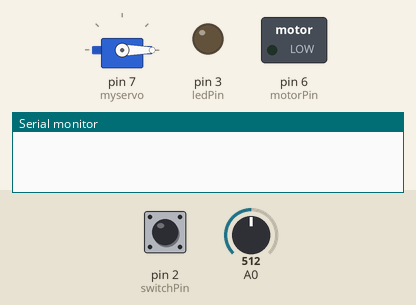
Simulated run of this sketch. Board: Arduino Uno, built with avr-gcc and run on an emulated ATmega328P. Parts: servo, switched loads named in the sketch (green lamp = pin HIGH), output pins drawn as LEDs (lit = HIGH), the last lines printed to the serial monitor. Inputs (shaded band) come from the test bench; at power-on: pin 2 (switchPin) LOW, A0 = 512.

Above: at 1.8 s.
1.9 s: pin 2 (switchPin) pulled HIGH for 0.6 s
At 2.8 s:
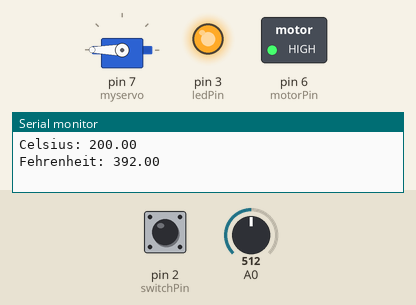
4.5 s: pin 2 (switchPin) pulled HIGH for 3.2 s
At 9.2 s:
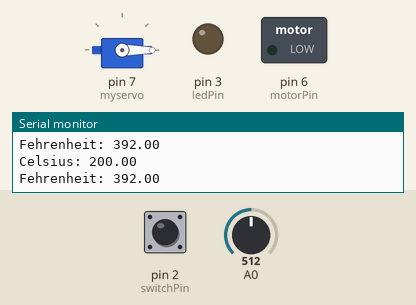
Timing chart, 0 to 10.7 s (numbered marks = the images above; inputs shaded):
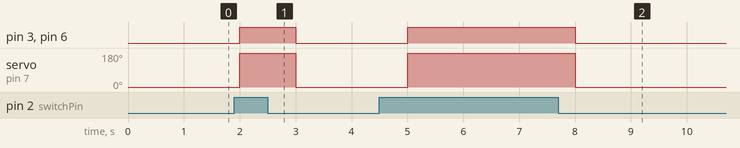

Measured:
- after the input at 1.9 s, pin 3 (ledPin), pin 6 (motorPin): LOW → HIGH after 0.10 s, → LOW 1.0 s later; servo on pin 7 (myservo): 0° → 180° after 0.10 s, → 0° 1.0 s later
- after the input at 4.5 s, pin 3 (ledPin), pin 6 (motorPin): LOW → HIGH after 0.50 s, → LOW 3.0 s later; servo on pin 7 (myservo): 0° → 180° after 0.50 s, → 0° 3.0 s later

The sketch:

fanomatic.ino
```cpp
/*
Name: Rana Balabel
Program Description: Creating a program and circuit to measure the temperature of the environment using a temperature sensor. When the switch is turned ON,
the LED turns on, the temperature sensor measures the temperature and prints it, the servo motor goes to a position according to the temperature, and the motor speed (fan strength) changes depending on the temperature.
When the switch is turned off, the sensor no longer works, the servo goes back to 0 degrees, the LED turns off, and the fan turns off.

Latest date of modification: September 2022
*/
#include <Servo.h>                            //Import the servo.h library for servo use
Servo myservo;                                //Create an object, of the type "Servo", to control our Servo motor
int temperaturePin = 0;                       //Declaring a variable for the temperature sensor using pin A0
float temperatureCel, temperatureFehr;        //Declaring two float variables for the temperature in degrees Celsius and the temperature in degrees Fehrenheit
int switchPin = 2;                            //Declaring a variable for the switch in Pin 2
int ledPin = 3;                               //Declaring a variable for the LED in Pin 3
int motorPin = 6;                             //Declaring a variable for motor in Pin 6
int motorSpeed = 0;                           //Declaring a variable to hold the value of the speed of the motor
int val;                                      //Declaring a variable for the value of the angle of position to be used with the servo motor

void setup() {
 Serial.begin(9600);                          //Initializing the serial connection at 9600 bits per second
 myservo.attach(7);                           //Initializes and attaches the servo on pin 7 to the servo object
 pinMode(switchPin, INPUT);                   //Configuring the switch's 2nd digital pin to INPUT
 pinMode(ledPin, OUTPUT);                     //Configuring the LED's 3rd digital pin to OUTPUT
 pinMode(motorPin, OUTPUT);                   //Configuring the motor's 6th digital pin to OUTPUT
}

void loop() {
  if (digitalRead(switchPin) == HIGH)                 //If the switch at pin 2 is pressed (reads HIGH)
  {
  digitalWrite(ledPin, 1);                            //Turn ON the LED at Pin 3
  float temperatureCel = getVoltage(temperaturePin);  //Declaring a float variable to hold the value of the temperature through the getVoltage float method.
  temperatureCel = (temperatureCel - 0.5) *100;       //Deduct the 0.5 degrees offset from the voltage, then multiply it by 100 to get the temperature value
  float temperatureFehr = (temperatureCel*1.8) + 32;  //Convert the temperature value in degrees Celsius to degrees Fehrenheit
  Serial.print("Celsius: ");                          //Prompt to print the temperature in Celsius
  Serial.println(temperatureCel);                     //Prints the value of the variable temperatureCel
  Serial.print("Fehrenheit: ");                       //Prompt to print the temperature in Fehrenheit
  Serial.println(temperatureFehr);                    //Prints the value of the variable temperatureFehr
   if (temperatureCel < 19)                           //If the temperature is less than or equal to 18 degrees
    {
     val=0;                                           //Set the value of the servo motor's angle to 0 degrees (all the way to the left)
     motorSpeed=0;                                    //Set the value of the motor speed to be 0
    }
    else if (temperatureCel >=18 && temperatureCel <=24.6)  //If the above condition is false, check to see if the temperature value is between 18 and 25 degrees
    {
      val = map(temperatureCel, 18,25,0,180);               //If it is, set the value of the servo position to be mapped from 18 to 25 degrees celsius to 0 to 180 degrees
      motorSpeed = map(temperatureCel, 18,25,0,255);        //Set the value of the motor speed to be mapped from 18 to 25 degrees celsius to 0 to 255 analogue signals, used to control the motor's speed
    }
     else                                                   //If all the above conditions are false, and the temperature value exceeds 25 degrees
    {
     val = 180;                                             //Set the value of the servo motor's angle to be 180 degrees (all the way to the right)
     motorSpeed = 255;                                      //Set the value of the motor speed to be 100%
    }
  }
  else if (digitalRead(switchPin) == LOW)                   //If the switch at pin 2 is NOT pressed (reads LOW)
  {
    val =0;                                                 //Set the value of the servo motor's angle to 0 degrees (all the way to the left)
    motorSpeed = 0;                                         //Set the value of the motor speed to be 0
    digitalWrite(ledPin, 0);                                //Turn OFF the LED at Pin 3
  }
  myservo.write(val);                                       //After going through all the if statements and setting the value of the angle position accordingly, write it to the servo motor
  analogWrite(motorPin, motorSpeed);                        //After determining what speed the motor should be at through the if statements, write it to the motor
  delay(1000);                                              //Delay for 1 second
}

float getVoltage(int pin) {                       //Creating a float method called getVoltage. It receives the value of the temperature pin from line 16 and uses it in this method
  return(analogRead(pin) * .004882814);           /*Reads the value of the temperature from the temperature sensor. The value received gets multiplied by 5 volts / 1023 (analog reading).
  This determines the voltage increase per temperature step. This value is returned to the main function, where it is then decreased by 0.5 and multiplied by 100 to acquire a degrees value.*/
}
```
